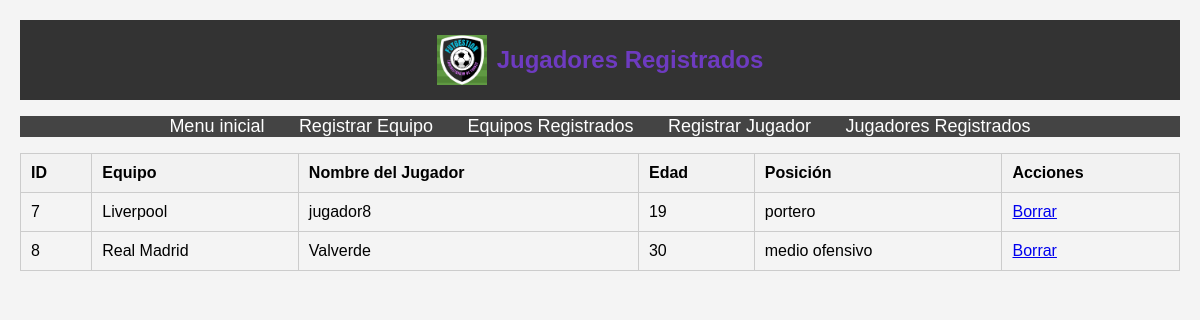
/jugadores_registrados.php, run on the app's committed database.
### tables this page shows
CREATE TABLE `jugadores` (
  `id` int(11) NOT NULL,
  `equipo_id` int(11) DEFAULT NULL,
  `nombre_jugador` varchar(255) DEFAULT NULL,
  `edad` int(11) DEFAULT NULL,
  `posicion` varchar(255) DEFAULT NULL
);

CREATE TABLE `equipos` (
  `id` int(11) NOT NULL,
  `nombre_equipo` varchar(255) DEFAULT NULL,
  `encargado` varchar(255) DEFAULT NULL
);

### jugadores_registrados.php (the view, shortened to what this page needs)
<?php include('conexion.php'); ?>
<!DOCTYPE html>
<html lang="es">
<head>
    <link rel="stylesheet" href="estilos.css">
</head>
<body>
    <header>
        <img src="logo.jpeg" alt="Logo" id="logo">
        <h1>Jugadores Registrados</h1>
    </header>
    <nav>
        <ul>
        <li><a href="index.php">Menu inicial</a></li>
            <li><a href="registro_equipo.php">Registrar Equipo</a></li>
            <li><a href="equipos_registrados.php">Equipos Registrados</a></li>
            <li><a href="registro_jugador.php">Registrar Jugador</a></li>
            <li><a href="jugadores_registrados.php">Jugadores Registrados</a></li>
        </ul>
    </nav>
    <table>
        <tr>
            <th>ID</th>
            <th>Equipo</th>
            <th>Nombre del Jugador</th>
            <th>Edad</th>
            <th>Posición</th>
            <th>Acciones</th>
        </tr>
        <?php
        $result = $conexion->query("SELECT jugadores.id, jugadores.nombre_jugador, jugadores.edad, jugadores.posicion, equipos.nombre_equipo FROM jugadores JOIN equipos ON jugadores.equipo_id = equipos.id");
        while ($row = $result->fetch_assoc()) {
            echo "<tr>";
            echo "<td>" . $row['id'] . "</td>";
            echo "<td>" . $row['nombre_equipo'] . "</td>";
            echo "<td>" . $row['nombre_jugador'] . "</td>";
            echo "<td>" . $row['edad'] . "</td>";
            echo "<td>" . $row['posicion'] . "</td>";
            echo "<td><a href='borrar_jugador.php?id=" . $row['id'] . "'>Borrar</a></td>";
            echo "</tr>";
        }
        ?>
    </table>
</body>
</html>

### estilos.css (style rules this page uses)
body { font-family: Arial, sans-serif; margin: 0; padding: 0; background-color: #f4f4f4; }
header { background-color: #333; color: white; padding: 10px; text-align: center; display: flex; justify-content: center; align-items: center; }
header img { width: 50px; height: 50px; margin-right: 10px; }
h1 { font-size: 24px; }
nav { background-color: #444; }
nav ul { list-style: none; padding: 0; text-align: center; }
nav ul li { display: inline; margin: 0 15px; }
nav ul li a { color: white; text-decoration: none; font-size: 18px; }
body { font-family: Arial, sans-serif; background-color: #f4f4f4; margin: 0; padding: 20px; }
h1, h2 { color: #6e3bc0; }
table { width: 100%; border-collapse: collapse; margin-bottom: 20px; }
table, th, td { border: 1px solid #ccc; }
th, td { padding: 10px; text-align: left; }
th { background-color: #f2f2f2; }

### data on the page
jugadores: id "7", equipo.nombre_equipo "Liverpool", nombre_jugador "jugador8", edad "19", posicion "portero"
jugadores: id "8", equipo.nombre_equipo "Real Madrid", nombre_jugador "Valverde", edad "30", posicion "medio ofensivo"
